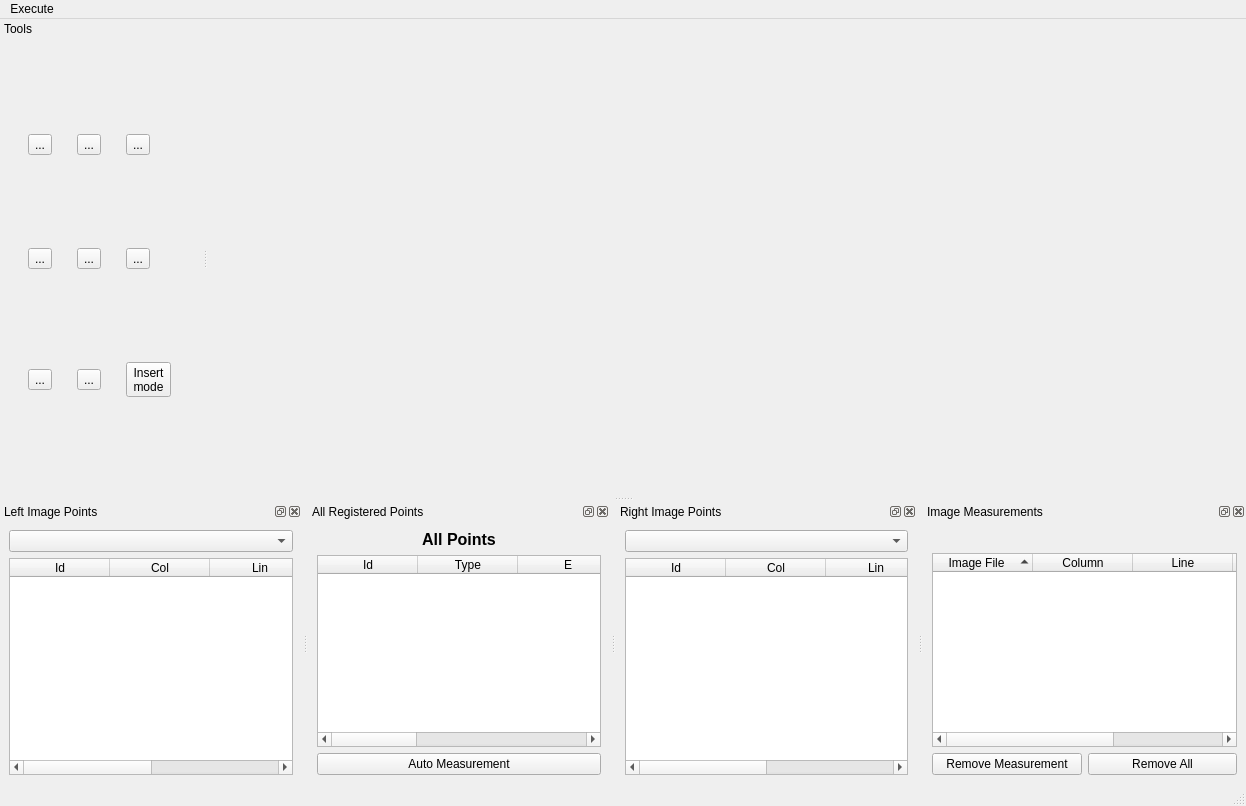
<?xml version="1.0" encoding="UTF-8"?>
<ui version="4.0">
 <class>PTMainWindow</class>
 <widget class="QMainWindow" name="PTMainWindow">
  <property name="geometry">
   <rect>
    <x>0</x>
    <y>0</y>
    <width>1246</width>
    <height>806</height>
   </rect>
  </property>
  <property name="windowTitle">
   <string>MainWindow</string>
  </property>
  <property name="autoFillBackground">
   <bool>true</bool>
  </property>
  <widget class="QWidget" name="centralwidget">
   <property name="maximumSize">
    <size>
     <width>16777215</width>
     <height>16777215</height>
    </size>
   </property>
   <layout class="QHBoxLayout" name="horizontalLayout">
    <item>
     <layout class="QVBoxLayout" name="viewerLayout">
      <property name="sizeConstraint">
       <enum>QLayout::SetNoConstraint</enum>
      </property>
     </layout>
    </item>
   </layout>
  </widget>
  <widget class="QMenuBar" name="menubar">
   <property name="geometry">
    <rect>
     <x>0</x>
     <y>0</y>
     <width>1246</width>
     <height>25</height>
    </rect>
   </property>
   <widget class="QMenu" name="menuExecute">
    <property name="title">
     <string>Execute</string>
    </property>
    <addaction name="actionCalculateFotoTri"/>
   </widget>
   <addaction name="menuExecute"/>
  </widget>
  <widget class="QStatusBar" name="statusBar"/>
  <widget class="QDockWidget" name="leftImageDock">
   <property name="sizePolicy">
    <sizepolicy hsizetype="MinimumExpanding" vsizetype="Preferred">
     <horstretch>0</horstretch>
     <verstretch>0</verstretch>
    </sizepolicy>
   </property>
   <property name="minimumSize">
    <size>
     <width>107</width>
     <height>164</height>
    </size>
   </property>
   <property name="features">
    <set>QDockWidget::AllDockWidgetFeatures</set>
   </property>
   <property name="allowedAreas">
    <set>Qt::BottomDockWidgetArea</set>
   </property>
   <property name="windowTitle">
    <string>Left Image Points</string>
   </property>
   <attribute name="dockWidgetArea">
    <number>8</number>
   </attribute>
   <widget class="QWidget" name="dockWidgetContents_7">
    <layout class="QVBoxLayout" name="verticalLayout">
     <item>
      <widget class="QComboBox" name="leftImageComboBox"/>
     </item>
     <item>
      <widget class="br::uerj::eng::efoto::ETableWidget" name="leftImageTableWidget">
       <property name="focusPolicy">
        <enum>Qt::StrongFocus</enum>
       </property>
       <property name="toolTip">
        <string comment="disambi" extracomment="comment">&lt;!DOCTYPE HTML PUBLIC &quot;-//W3C//DTD HTML 4.0//EN&quot; &quot;http://www.w3.org/TR/REC-html40/strict.dtd&quot;&gt;
&lt;html&gt;&lt;head&gt;&lt;meta name=&quot;qrichtext&quot; content=&quot;1&quot; /&gt;&lt;style type=&quot;text/css&quot;&gt;
p, li { white-space: pre-wrap; }
&lt;/style&gt;&lt;/head&gt;&lt;body style=&quot; font-family:'Sans'; font-size:10pt; font-weight:400; font-style:normal;&quot;&gt;
&lt;p style=&quot; margin-top:0px; margin-bottom:0px; margin-left:0px; margin-right:0px; -qt-block-indent:0; text-indent:0px;&quot;&gt;&lt;span style=&quot; color:#000000;&quot;&gt;Table with image's points&lt;/span&gt;&lt;/p&gt;&lt;/body&gt;&lt;/html&gt;</string>
       </property>
       <property name="editTriggers">
        <set>QAbstractItemView::NoEditTriggers</set>
       </property>
       <property name="showDropIndicator" stdset="0">
        <bool>false</bool>
       </property>
       <property name="dragDropOverwriteMode">
        <bool>false</bool>
       </property>
       <property name="sortingEnabled">
        <bool>true</bool>
       </property>
       <property name="rowCount">
        <number>0</number>
       </property>
       <property name="columnCount">
        <number>4</number>
       </property>
       <column>
        <property name="text">
         <string>Id</string>
        </property>
       </column>
       <column>
        <property name="text">
         <string>Col</string>
        </property>
       </column>
       <column>
        <property name="text">
         <string>Lin</string>
        </property>
       </column>
       <column>
        <property name="text">
         <string>key</string>
        </property>
       </column>
      </widget>
     </item>
    </layout>
   </widget>
  </widget>
  <widget class="QDockWidget" name="pointsDock">
   <property name="sizePolicy">
    <sizepolicy hsizetype="MinimumExpanding" vsizetype="Preferred">
     <horstretch>0</horstretch>
     <verstretch>0</verstretch>
    </sizepolicy>
   </property>
   <property name="minimumSize">
    <size>
     <width>259</width>
     <height>187</height>
    </size>
   </property>
   <property name="features">
    <set>QDockWidget::AllDockWidgetFeatures</set>
   </property>
   <property name="allowedAreas">
    <set>Qt::BottomDockWidgetArea</set>
   </property>
   <property name="windowTitle">
    <string>All Registered Points</string>
   </property>
   <attribute name="dockWidgetArea">
    <number>8</number>
   </attribute>
   <widget class="QWidget" name="dockWidgetContents_8">
    <layout class="QVBoxLayout" name="verticalLayout_2">
     <item>
      <widget class="QLabel" name="label_2">
       <property name="sizePolicy">
        <sizepolicy hsizetype="Minimum" vsizetype="Preferred">
         <horstretch>0</horstretch>
         <verstretch>0</verstretch>
        </sizepolicy>
       </property>
       <property name="text">
        <string>&lt;!DOCTYPE HTML PUBLIC &quot;-//W3C//DTD HTML 4.0//EN&quot; &quot;http://www.w3.org/TR/REC-html40/strict.dtd&quot;&gt;
&lt;html&gt;&lt;head&gt;&lt;meta name=&quot;qrichtext&quot; content=&quot;1&quot; /&gt;&lt;style type=&quot;text/css&quot;&gt;
p, li { white-space: pre-wrap; }
&lt;/style&gt;&lt;/head&gt;&lt;body style=&quot; font-family:'MS Shell Dlg 2'; font-size:8.25pt; font-weight:400; font-style:normal;&quot;&gt;
&lt;p align=&quot;center&quot; style=&quot; margin-top:0px; margin-bottom:0px; margin-left:0px; margin-right:0px; -qt-block-indent:0; text-indent:0px;&quot;&gt;&lt;span style=&quot; font-size:12pt; font-weight:600;&quot;&gt;All Points&lt;/span&gt;&lt;/p&gt;&lt;/body&gt;&lt;/html&gt;</string>
       </property>
      </widget>
     </item>
     <item>
      <widget class="br::uerj::eng::efoto::ETableWidget" name="pointsTableWidget">
       <property name="toolTip">
        <string>&lt;!DOCTYPE HTML PUBLIC &quot;-//W3C//DTD HTML 4.0//EN&quot; &quot;http://www.w3.org/TR/REC-html40/strict.dtd&quot;&gt;
&lt;html&gt;&lt;head&gt;&lt;meta name=&quot;qrichtext&quot; content=&quot;1&quot; /&gt;&lt;style type=&quot;text/css&quot;&gt;
p, li { white-space: pre-wrap; }
&lt;/style&gt;&lt;/head&gt;&lt;body style=&quot; font-family:'Sans'; font-size:10pt; font-weight:400; font-style:normal;&quot;&gt;
&lt;p style=&quot; margin-top:0px; margin-bottom:0px; margin-left:0px; margin-right:0px; -qt-block-indent:0; text-indent:0px;&quot;&gt;&lt;span style=&quot; color:#000000;&quot;&gt;Table with all points&lt;/span&gt;&lt;/p&gt;&lt;/body&gt;&lt;/html&gt;</string>
       </property>
       <property name="sortingEnabled">
        <bool>true</bool>
       </property>
       <property name="rowCount">
        <number>0</number>
       </property>
       <property name="columnCount">
        <number>6</number>
       </property>
       <column>
        <property name="text">
         <string>Id</string>
        </property>
       </column>
       <column>
        <property name="text">
         <string>Type</string>
        </property>
       </column>
       <column>
        <property name="text">
         <string>E</string>
        </property>
       </column>
       <column>
        <property name="text">
         <string>N</string>
        </property>
       </column>
       <column>
        <property name="text">
         <string>H</string>
        </property>
       </column>
       <column>
        <property name="text">
         <string>keys</string>
        </property>
       </column>
      </widget>
     </item>
     <item>
      <widget class="QPushButton" name="autoMeasurementButton">
       <property name="text">
        <string>Auto Measurement</string>
       </property>
      </widget>
     </item>
    </layout>
   </widget>
  </widget>
  <widget class="QDockWidget" name="rightImageDock">
   <property name="sizePolicy">
    <sizepolicy hsizetype="MinimumExpanding" vsizetype="Preferred">
     <horstretch>0</horstretch>
     <verstretch>0</verstretch>
    </sizepolicy>
   </property>
   <property name="minimumSize">
    <size>
     <width>107</width>
     <height>164</height>
    </size>
   </property>
   <property name="features">
    <set>QDockWidget::AllDockWidgetFeatures</set>
   </property>
   <property name="allowedAreas">
    <set>Qt::BottomDockWidgetArea</set>
   </property>
   <property name="windowTitle">
    <string>Right Image Points</string>
   </property>
   <attribute name="dockWidgetArea">
    <number>8</number>
   </attribute>
   <widget class="QWidget" name="dockWidgetContents_9">
    <layout class="QVBoxLayout" name="verticalLayout_3">
     <item>
      <widget class="QComboBox" name="rightImageComboBox"/>
     </item>
     <item>
      <widget class="br::uerj::eng::efoto::ETableWidget" name="rightImageTableWidget">
       <property name="toolTip">
        <string>&lt;!DOCTYPE HTML PUBLIC &quot;-//W3C//DTD HTML 4.0//EN&quot; &quot;http://www.w3.org/TR/REC-html40/strict.dtd&quot;&gt;
&lt;html&gt;&lt;head&gt;&lt;meta name=&quot;qrichtext&quot; content=&quot;1&quot; /&gt;&lt;style type=&quot;text/css&quot;&gt;
p, li { white-space: pre-wrap; }
&lt;/style&gt;&lt;/head&gt;&lt;body style=&quot; font-family:'Sans'; font-size:10pt; font-weight:400; font-style:normal;&quot;&gt;
&lt;p style=&quot; margin-top:0px; margin-bottom:0px; margin-left:0px; margin-right:0px; -qt-block-indent:0; text-indent:0px;&quot;&gt;&lt;span style=&quot; color:#000000;&quot;&gt;Table with image's points&lt;/span&gt;&lt;/p&gt;&lt;/body&gt;&lt;/html&gt;</string>
       </property>
       <property name="sortingEnabled">
        <bool>true</bool>
       </property>
       <property name="rowCount">
        <number>0</number>
       </property>
       <property name="columnCount">
        <number>4</number>
       </property>
       <column>
        <property name="text">
         <string>Id</string>
        </property>
       </column>
       <column>
        <property name="text">
         <string>Col</string>
        </property>
       </column>
       <column>
        <property name="text">
         <string>Lin</string>
        </property>
       </column>
       <column>
        <property name="text">
         <string>Key</string>
        </property>
       </column>
      </widget>
     </item>
    </layout>
   </widget>
  </widget>
  <widget class="QDockWidget" name="toolsDockWidget">
   <property name="sizePolicy">
    <sizepolicy hsizetype="Minimum" vsizetype="Minimum">
     <horstretch>0</horstretch>
     <verstretch>0</verstretch>
    </sizepolicy>
   </property>
   <property name="minimumSize">
    <size>
     <width>202</width>
     <height>177</height>
    </size>
   </property>
   <property name="maximumSize">
    <size>
     <width>500</width>
     <height>524287</height>
    </size>
   </property>
   <property name="baseSize">
    <size>
     <width>200</width>
     <height>300</height>
    </size>
   </property>
   <property name="features">
    <set>QDockWidget::DockWidgetMovable</set>
   </property>
   <property name="allowedAreas">
    <set>Qt::LeftDockWidgetArea|Qt::RightDockWidgetArea</set>
   </property>
   <property name="windowTitle">
    <string>Tools</string>
   </property>
   <attribute name="dockWidgetArea">
    <number>1</number>
   </attribute>
   <widget class="QWidget" name="dockWidgetContents_2">
    <layout class="QGridLayout" name="gridLayout">
     <item row="0" column="0">
      <widget class="QToolButton" name="markToolButton">
       <property name="toolTip">
        <string>&lt;!DOCTYPE HTML PUBLIC &quot;-//W3C//DTD HTML 4.0//EN&quot; &quot;http://www.w3.org/TR/REC-html40/strict.dtd&quot;&gt;
&lt;html&gt;&lt;head&gt;&lt;meta name=&quot;qrichtext&quot; content=&quot;1&quot; /&gt;&lt;style type=&quot;text/css&quot;&gt;
p, li { white-space: pre-wrap; }
&lt;/style&gt;&lt;/head&gt;&lt;body style=&quot; font-family:'Ubuntu'; font-size:11pt; font-weight:400; font-style:normal;&quot;&gt;
&lt;p style=&quot; margin-top:0px; margin-bottom:0px; margin-left:0px; margin-right:0px; -qt-block-indent:0; text-indent:0px;&quot;&gt;&lt;span style=&quot; font-family:'Sans'; font-size:8pt; font-weight:600; color:#000000;&quot;&gt;Create a photogrammetric point in project&lt;/span&gt;&lt;/p&gt;&lt;/body&gt;&lt;/html&gt;</string>
       </property>
       <property name="text">
        <string>...</string>
       </property>
       <property name="icon">
        <iconset resource="../resource/resource.qrc">
         <normaloff>:/icon/addmark.png</normaloff>:/icon/addmark.png</iconset>
       </property>
       <property name="iconSize">
        <size>
         <width>32</width>
         <height>32</height>
        </size>
       </property>
      </widget>
     </item>
     <item row="0" column="1">
      <widget class="QToolButton" name="flightDirectionToolButton">
       <property name="text">
        <string>...</string>
       </property>
       <property name="icon">
        <iconset resource="../resource/resource.qrc">
         <normaloff>:/icon/fd.png</normaloff>:/icon/fd.png</iconset>
       </property>
       <property name="iconSize">
        <size>
         <width>32</width>
         <height>32</height>
        </size>
       </property>
      </widget>
     </item>
     <item row="0" column="2">
      <widget class="QToolButton" name="calculateFotoTriToolButton">
       <property name="toolTip">
        <string>&lt;html&gt;&lt;head/&gt;&lt;body&gt;&lt;p&gt;&lt;span style=&quot; font-size:8pt; font-weight:600;&quot;&gt;Execute photo-triangulation&lt;/span&gt;&lt;/p&gt;&lt;/body&gt;&lt;/html&gt;</string>
       </property>
       <property name="text">
        <string>...</string>
       </property>
       <property name="icon">
        <iconset resource="../resource/resource.qrc">
         <normaloff>:/icon/exterior.png</normaloff>:/icon/exterior.png</iconset>
       </property>
       <property name="iconSize">
        <size>
         <width>32</width>
         <height>32</height>
        </size>
       </property>
      </widget>
     </item>
     <item row="1" column="0">
      <widget class="QToolButton" name="saveMarksButton">
       <property name="toolTip">
        <string>&lt;!DOCTYPE HTML PUBLIC &quot;-//W3C//DTD HTML 4.0//EN&quot; &quot;http://www.w3.org/TR/REC-html40/strict.dtd&quot;&gt;
&lt;html&gt;&lt;head&gt;&lt;meta name=&quot;qrichtext&quot; content=&quot;1&quot; /&gt;&lt;style type=&quot;text/css&quot;&gt;
p, li { white-space: pre-wrap; }
&lt;/style&gt;&lt;/head&gt;&lt;body style=&quot; font-family:'Ubuntu'; font-size:11pt; font-weight:400; font-style:normal;&quot;&gt;
&lt;p style=&quot; margin-top:0px; margin-bottom:0px; margin-left:0px; margin-right:0px; -qt-block-indent:0; text-indent:0px;&quot;&gt;&lt;span style=&quot; font-family:'MS Shell Dlg 2'; font-size:8pt; font-weight:600; color:#000000;&quot;&gt;Save measurements&lt;/span&gt;&lt;/p&gt;&lt;/body&gt;&lt;/html&gt;</string>
       </property>
       <property name="text">
        <string>...</string>
       </property>
       <property name="icon">
        <iconset resource="../resource/resource.qrc">
         <normaloff>:/icon/filesave</normaloff>:/icon/filesave</iconset>
       </property>
       <property name="iconSize">
        <size>
         <width>32</width>
         <height>32</height>
        </size>
       </property>
      </widget>
     </item>
     <item row="1" column="1">
      <widget class="QToolButton" name="viewReportToolButton">
       <property name="toolTip">
        <string>&lt;html&gt;&lt;head/&gt;&lt;body&gt;&lt;p&gt;&lt;span style=&quot; font-size:8pt; font-weight:600;&quot;&gt;View calculated exterior orientation parameters&lt;/span&gt;&lt;/p&gt;&lt;/body&gt;&lt;/html&gt;</string>
       </property>
       <property name="text">
        <string>...</string>
       </property>
       <property name="icon">
        <iconset resource="../resource/resource.qrc">
         <normaloff>:/icon/table.png</normaloff>:/icon/table.png</iconset>
       </property>
       <property name="iconSize">
        <size>
         <width>32</width>
         <height>32</height>
        </size>
       </property>
      </widget>
     </item>
     <item row="1" column="2">
      <widget class="QToolButton" name="exportToKmlButton">
       <property name="toolTip">
        <string>&lt;!DOCTYPE HTML PUBLIC &quot;-//W3C//DTD HTML 4.0//EN&quot; &quot;http://www.w3.org/TR/REC-html40/strict.dtd&quot;&gt;
&lt;html&gt;&lt;head&gt;&lt;meta name=&quot;qrichtext&quot; content=&quot;1&quot; /&gt;&lt;style type=&quot;text/css&quot;&gt;
p, li { white-space: pre-wrap; }
&lt;/style&gt;&lt;/head&gt;&lt;body style=&quot; font-family:'Ubuntu'; font-size:11pt; font-weight:400; font-style:normal;&quot;&gt;
&lt;p style=&quot; margin-top:0px; margin-bottom:0px; margin-left:0px; margin-right:0px; -qt-block-indent:0; text-indent:0px;&quot;&gt;&lt;span style=&quot; font-family:'MS Shell Dlg 2'; font-size:8pt; font-weight:600; color:#000000;&quot;&gt;Make a kml file displaying ground coordinates and image footprints&lt;/span&gt;&lt;/p&gt;&lt;/body&gt;&lt;/html&gt;</string>
       </property>
       <property name="text">
        <string>...</string>
       </property>
       <property name="icon">
        <iconset resource="../resource/resource.qrc">
         <normaloff>:/icon/exportKMLIcon.png</normaloff>:/icon/exportKMLIcon.png</iconset>
       </property>
       <property name="iconSize">
        <size>
         <width>32</width>
         <height>32</height>
        </size>
       </property>
      </widget>
     </item>
     <item row="2" column="0">
      <widget class="QToolButton" name="reportButton">
       <property name="toolTip">
        <string>&lt;!DOCTYPE HTML PUBLIC &quot;-//W3C//DTD HTML 4.0//EN&quot; &quot;http://www.w3.org/TR/REC-html40/strict.dtd&quot;&gt;
&lt;html&gt;&lt;head&gt;&lt;meta name=&quot;qrichtext&quot; content=&quot;1&quot; /&gt;&lt;style type=&quot;text/css&quot;&gt;
p, li { white-space: pre-wrap; }
&lt;/style&gt;&lt;/head&gt;&lt;body style=&quot; font-family:'Ubuntu'; font-size:11pt; font-weight:400; font-style:normal;&quot;&gt;
&lt;p style=&quot; margin-top:0px; margin-bottom:0px; margin-left:0px; margin-right:0px; -qt-block-indent:0; text-indent:0px;&quot;&gt;&lt;span style=&quot; font-family:'MS Shell Dlg 2'; font-size:8pt; font-weight:600; color:#000000;&quot;&gt;Photo-triangulation report &lt;/span&gt;&lt;/p&gt;&lt;/body&gt;&lt;/html&gt;</string>
       </property>
       <property name="text">
        <string>...</string>
       </property>
       <property name="icon">
        <iconset resource="../resource/resource.qrc">
         <normaloff>:/icon/report.png</normaloff>:/icon/report.png</iconset>
       </property>
       <property name="iconSize">
        <size>
         <width>32</width>
         <height>32</height>
        </size>
       </property>
      </widget>
     </item>
     <item row="2" column="1">
      <widget class="QToolButton" name="doneButton">
       <property name="toolTip">
        <string>&lt;!DOCTYPE HTML PUBLIC &quot;-//W3C//DTD HTML 4.0//EN&quot; &quot;http://www.w3.org/TR/REC-html40/strict.dtd&quot;&gt;
&lt;html&gt;&lt;head&gt;&lt;meta name=&quot;qrichtext&quot; content=&quot;1&quot; /&gt;&lt;style type=&quot;text/css&quot;&gt;
p, li { white-space: pre-wrap; }
&lt;/style&gt;&lt;/head&gt;&lt;body style=&quot; font-family:'Ubuntu'; font-size:11pt; font-weight:400; font-style:normal;&quot;&gt;
&lt;p style=&quot; margin-top:0px; margin-bottom:0px; margin-left:0px; margin-right:0px; -qt-block-indent:0; text-indent:0px;&quot;&gt;&lt;span style=&quot; font-family:'MS Shell Dlg 2'; font-size:8pt; font-weight:600; color:#000000;&quot;&gt;Done &lt;/span&gt;&lt;/p&gt;&lt;/body&gt;&lt;/html&gt;</string>
       </property>
       <property name="text">
        <string>...</string>
       </property>
       <property name="icon">
        <iconset resource="../resource/resource.qrc">
         <normaloff>:/icon/done.png</normaloff>:/icon/done.png</iconset>
       </property>
       <property name="iconSize">
        <size>
         <width>32</width>
         <height>32</height>
        </size>
       </property>
      </widget>
     </item>
     <item row="2" column="2">
      <widget class="QToolButton" name="insertPointInButton">
       <property name="toolTip">
        <string>&lt;!DOCTYPE HTML PUBLIC &quot;-//W3C//DTD HTML 4.0//EN&quot; &quot;http://www.w3.org/TR/REC-html40/strict.dtd&quot;&gt;
&lt;html&gt;&lt;head&gt;&lt;meta name=&quot;qrichtext&quot; content=&quot;1&quot; /&gt;&lt;style type=&quot;text/css&quot;&gt;
p, li { white-space: pre-wrap; }
&lt;/style&gt;&lt;/head&gt;&lt;body style=&quot; font-family:'Sans'; font-size:10pt; font-weight:400; font-style:normal;&quot;&gt;
&lt;p style=&quot; margin-top:0px; margin-bottom:0px; margin-left:0px; margin-right:0px; -qt-block-indent:0; text-indent:0px;&quot;&gt;&lt;span style=&quot; color:#000000;&quot;&gt;Change to insertion mode to ON or OFF&lt;/span&gt;&lt;/p&gt;&lt;/body&gt;&lt;/html&gt;</string>
       </property>
       <property name="statusTip">
        <string/>
       </property>
       <property name="text">
        <string>Insert
mode</string>
       </property>
       <property name="checkable">
        <bool>true</bool>
       </property>
       <property name="popupMode">
        <enum>QToolButton::InstantPopup</enum>
       </property>
       <property name="toolButtonStyle">
        <enum>Qt::ToolButtonTextOnly</enum>
       </property>
       <property name="autoRaise">
        <bool>false</bool>
       </property>
       <property name="arrowType">
        <enum>Qt::LeftArrow</enum>
       </property>
      </widget>
     </item>
    </layout>
   </widget>
  </widget>
  <widget class="QDockWidget" name="appearancesImagesDock">
   <property name="sizePolicy">
    <sizepolicy hsizetype="MinimumExpanding" vsizetype="Minimum">
     <horstretch>0</horstretch>
     <verstretch>0</verstretch>
    </sizepolicy>
   </property>
   <property name="minimumSize">
    <size>
     <width>293</width>
     <height>218</height>
    </size>
   </property>
   <property name="windowTitle">
    <string>Image Measurements</string>
   </property>
   <attribute name="dockWidgetArea">
    <number>8</number>
   </attribute>
   <widget class="QWidget" name="dockWidgetContents">
    <layout class="QVBoxLayout" name="verticalLayout_4">
     <item>
      <widget class="QLabel" name="pointIdLabel">
       <property name="sizePolicy">
        <sizepolicy hsizetype="Preferred" vsizetype="Fixed">
         <horstretch>0</horstretch>
         <verstretch>0</verstretch>
        </sizepolicy>
       </property>
       <property name="minimumSize">
        <size>
         <width>0</width>
         <height>17</height>
        </size>
       </property>
       <property name="maximumSize">
        <size>
         <width>16777215</width>
         <height>17</height>
        </size>
       </property>
       <property name="text">
        <string/>
       </property>
       <property name="alignment">
        <set>Qt::AlignCenter</set>
       </property>
      </widget>
     </item>
     <item>
      <widget class="QTreeWidget" name="imagesPointTreeWidget">
       <property name="sizePolicy">
        <sizepolicy hsizetype="Preferred" vsizetype="Preferred">
         <horstretch>0</horstretch>
         <verstretch>0</verstretch>
        </sizepolicy>
       </property>
       <property name="minimumSize">
        <size>
         <width>0</width>
         <height>0</height>
        </size>
       </property>
       <property name="maximumSize">
        <size>
         <width>16777215</width>
         <height>16777215</height>
        </size>
       </property>
       <property name="autoScroll">
        <bool>true</bool>
       </property>
       <property name="editTriggers">
        <set>QAbstractItemView::NoEditTriggers</set>
       </property>
       <property name="showDropIndicator" stdset="0">
        <bool>false</bool>
       </property>
       <property name="dragDropMode">
        <enum>QAbstractItemView::NoDragDrop</enum>
       </property>
       <property name="alternatingRowColors">
        <bool>true</bool>
       </property>
       <property name="selectionMode">
        <enum>QAbstractItemView::SingleSelection</enum>
       </property>
       <property name="indentation">
        <number>0</number>
       </property>
       <property name="rootIsDecorated">
        <bool>true</bool>
       </property>
       <property name="uniformRowHeights">
        <bool>true</bool>
       </property>
       <property name="itemsExpandable">
        <bool>true</bool>
       </property>
       <property name="sortingEnabled">
        <bool>true</bool>
       </property>
       <property name="animated">
        <bool>true</bool>
       </property>
       <property name="wordWrap">
        <bool>true</bool>
       </property>
       <property name="columnCount">
        <number>5</number>
       </property>
       <attribute name="headerShowSortIndicator" stdset="0">
        <bool>true</bool>
       </attribute>
       <attribute name="headerStretchLastSection">
        <bool>true</bool>
       </attribute>
       <column>
        <property name="text">
         <string>Image File</string>
        </property>
        <property name="textAlignment">
         <set>AlignHCenter|AlignVCenter|AlignCenter</set>
        </property>
       </column>
       <column>
        <property name="text">
         <string notr="true">Column</string>
        </property>
        <property name="textAlignment">
         <set>AlignHCenter|AlignVCenter|AlignCenter</set>
        </property>
       </column>
       <column>
        <property name="text">
         <string notr="true">Line</string>
        </property>
        <property name="textAlignment">
         <set>AlignHCenter|AlignVCenter|AlignCenter</set>
        </property>
       </column>
       <column>
        <property name="text">
         <string notr="true">Image Key</string>
        </property>
        <property name="textAlignment">
         <set>AlignHCenter|AlignVCenter|AlignCenter</set>
        </property>
       </column>
       <column>
        <property name="text">
         <string>Point Key</string>
        </property>
       </column>
      </widget>
     </item>
     <item>
      <layout class="QHBoxLayout" name="horizontalLayout_2">
       <item>
        <widget class="QPushButton" name="removeButton">
         <property name="text">
          <string>Remove Measurement</string>
         </property>
        </widget>
       </item>
       <item>
        <widget class="QPushButton" name="removeAllButton">
         <property name="text">
          <string>Remove All</string>
         </property>
        </widget>
       </item>
      </layout>
     </item>
    </layout>
   </widget>
  </widget>
  <action name="actionSet_Mark">
   <property name="checkable">
    <bool>true</bool>
   </property>
   <property name="icon">
    <iconset>
     <normaloff>:/icon/mark.png</normaloff>:/icon/mark.png</iconset>
   </property>
   <property name="text">
    <string>actionSet_Mark</string>
   </property>
   <property name="toolTip">
    <string>&lt;!DOCTYPE HTML PUBLIC &quot;-//W3C//DTD HTML 4.0//EN&quot; &quot;http://www.w3.org/TR/REC-html40/strict.dtd&quot;&gt;
&lt;html&gt;&lt;head&gt;&lt;meta name=&quot;qrichtext&quot; content=&quot;1&quot; /&gt;&lt;style type=&quot;text/css&quot;&gt;
p, li { white-space: pre-wrap; }
&lt;/style&gt;&lt;/head&gt;&lt;body style=&quot; font-family:'Sans'; font-size:10pt; font-weight:400; font-style:normal;&quot;&gt;
&lt;p style=&quot; margin-top:0px; margin-bottom:0px; margin-left:0px; margin-right:0px; -qt-block-indent:0; text-indent:0px;&quot;&gt;&lt;span style=&quot; color:#000000;&quot;&gt;Mark point in image&lt;/span&gt;&lt;/p&gt;&lt;/body&gt;&lt;/html&gt;</string>
   </property>
   <property name="iconVisibleInMenu">
    <bool>false</bool>
   </property>
   <property name="priority">
    <enum>QAction::LowPriority</enum>
   </property>
  </action>
  <action name="actionMove">
   <property name="checkable">
    <bool>true</bool>
   </property>
   <property name="icon">
    <iconset resource="../resource/resource.qrc">
     <normaloff>:/icon/move.png</normaloff>:/icon/move.png</iconset>
   </property>
   <property name="text">
    <string>move</string>
   </property>
   <property name="toolTip">
    <string>&lt;!DOCTYPE HTML PUBLIC &quot;-//W3C//DTD HTML 4.0//EN&quot; &quot;http://www.w3.org/TR/REC-html40/strict.dtd&quot;&gt;
&lt;html&gt;&lt;head&gt;&lt;meta name=&quot;qrichtext&quot; content=&quot;1&quot; /&gt;&lt;style type=&quot;text/css&quot;&gt;
p, li { white-space: pre-wrap; }
&lt;/style&gt;&lt;/head&gt;&lt;body style=&quot; font-family:'Sans'; font-size:10pt; font-weight:400; font-style:normal;&quot;&gt;
&lt;p style=&quot; margin-top:0px; margin-bottom:0px; margin-left:0px; margin-right:0px; -qt-block-indent:0; text-indent:0px;&quot;&gt;&lt;span style=&quot; color:#000000;&quot;&gt;Move a image&lt;/span&gt;&lt;/p&gt;&lt;/body&gt;&lt;/html&gt;</string>
   </property>
  </action>
  <action name="actionZoom">
   <property name="checkable">
    <bool>true</bool>
   </property>
   <property name="icon">
    <iconset resource="../resource/resource.qrc">
     <normaloff>:/icon/find.png</normaloff>:/icon/find.png</iconset>
   </property>
   <property name="text">
    <string>zoom</string>
   </property>
   <property name="toolTip">
    <string>&lt;!DOCTYPE HTML PUBLIC &quot;-//W3C//DTD HTML 4.0//EN&quot; &quot;http://www.w3.org/TR/REC-html40/strict.dtd&quot;&gt;
&lt;html&gt;&lt;head&gt;&lt;meta name=&quot;qrichtext&quot; content=&quot;1&quot; /&gt;&lt;style type=&quot;text/css&quot;&gt;
p, li { white-space: pre-wrap; }
&lt;/style&gt;&lt;/head&gt;&lt;body style=&quot; font-family:'Sans'; font-size:10pt; font-weight:400; font-style:normal;&quot;&gt;
&lt;p style=&quot; margin-top:0px; margin-bottom:0px; margin-left:0px; margin-right:0px; -qt-block-indent:0; text-indent:0px;&quot;&gt;&lt;span style=&quot; color:#000000;&quot;&gt;Zoom in image&lt;/span&gt;&lt;/p&gt;&lt;/body&gt;&lt;/html&gt;</string>
   </property>
  </action>
  <action name="actionFit_View">
   <property name="icon">
    <iconset resource="../resource/resource.qrc">
     <normaloff>:/icon/fit.png</normaloff>:/icon/fit.png</iconset>
   </property>
   <property name="text">
    <string>fit</string>
   </property>
   <property name="toolTip">
    <string>&lt;!DOCTYPE HTML PUBLIC &quot;-//W3C//DTD HTML 4.0//EN&quot; &quot;http://www.w3.org/TR/REC-html40/strict.dtd&quot;&gt;
&lt;html&gt;&lt;head&gt;&lt;meta name=&quot;qrichtext&quot; content=&quot;1&quot; /&gt;&lt;style type=&quot;text/css&quot;&gt;
p, li { white-space: pre-wrap; }
&lt;/style&gt;&lt;/head&gt;&lt;body style=&quot; font-family:'Sans'; font-size:10pt; font-weight:400; font-style:normal;&quot;&gt;
&lt;p style=&quot; margin-top:0px; margin-bottom:0px; margin-left:0px; margin-right:0px; -qt-block-indent:0; text-indent:0px;&quot;&gt;&lt;span style=&quot; color:#000000;&quot;&gt;Fit image in all possible area&lt;/span&gt;&lt;/p&gt;&lt;/body&gt;&lt;/html&gt;</string>
   </property>
  </action>
  <action name="actionFoto_Tri">
   <property name="icon">
    <iconset resource="../resource/resource.qrc">
     <normaloff>:/icon/exterior.png</normaloff>:/icon/exterior.png</iconset>
   </property>
   <property name="text">
    <string>fotoTri</string>
   </property>
   <property name="toolTip">
    <string>&lt;!DOCTYPE HTML PUBLIC &quot;-//W3C//DTD HTML 4.0//EN&quot; &quot;http://www.w3.org/TR/REC-html40/strict.dtd&quot;&gt;
&lt;html&gt;&lt;head&gt;&lt;meta name=&quot;qrichtext&quot; content=&quot;1&quot; /&gt;&lt;style type=&quot;text/css&quot;&gt;
p, li { white-space: pre-wrap; }
&lt;/style&gt;&lt;/head&gt;&lt;body style=&quot; font-family:'Sans'; font-size:10pt; font-weight:400; font-style:normal;&quot;&gt;
&lt;p style=&quot; margin-top:0px; margin-bottom:0px; margin-left:0px; margin-right:0px; -qt-block-indent:0; text-indent:0px;&quot;&gt;&lt;span style=&quot; color:#000000;&quot;&gt;Run PhotoTriangulation&lt;/span&gt;&lt;/p&gt;&lt;/body&gt;&lt;/html&gt;</string>
   </property>
  </action>
  <action name="actionView_Report">
   <property name="icon">
    <iconset resource="../resource/resource.qrc">
     <normaloff>:/icon/table.png</normaloff>:/icon/table.png</iconset>
   </property>
   <property name="text">
    <string>viewReport</string>
   </property>
   <property name="toolTip">
    <string>&lt;!DOCTYPE HTML PUBLIC &quot;-//W3C//DTD HTML 4.0//EN&quot; &quot;http://www.w3.org/TR/REC-html40/strict.dtd&quot;&gt;
&lt;html&gt;&lt;head&gt;&lt;meta name=&quot;qrichtext&quot; content=&quot;1&quot; /&gt;&lt;style type=&quot;text/css&quot;&gt;
p, li { white-space: pre-wrap; }
&lt;/style&gt;&lt;/head&gt;&lt;body style=&quot; font-family:'Sans'; font-size:10pt; font-weight:400; font-style:normal;&quot;&gt;
&lt;p style=&quot; margin-top:0px; margin-bottom:0px; margin-left:0px; margin-right:0px; -qt-block-indent:0; text-indent:0px;&quot;&gt;&lt;span style=&quot; color:#000000;&quot;&gt;See the results/report&lt;/span&gt;&lt;/p&gt;&lt;/body&gt;&lt;/html&gt;</string>
   </property>
  </action>
  <action name="actionFlightDirection">
   <property name="checkable">
    <bool>true</bool>
   </property>
   <property name="icon">
    <iconset resource="../resource/resource.qrc">
     <normaloff>:/icon/fd.png</normaloff>:/icon/fd.png</iconset>
   </property>
   <property name="text">
    <string>flightdirection</string>
   </property>
   <property name="toolTip">
    <string>&lt;!DOCTYPE HTML PUBLIC &quot;-//W3C//DTD HTML 4.0//EN&quot; &quot;http://www.w3.org/TR/REC-html40/strict.dtd&quot;&gt;
&lt;html&gt;&lt;head&gt;&lt;meta name=&quot;qrichtext&quot; content=&quot;1&quot; /&gt;&lt;style type=&quot;text/css&quot;&gt;
p, li { white-space: pre-wrap; }
&lt;/style&gt;&lt;/head&gt;&lt;body style=&quot; font-family:'Sans'; font-size:10pt; font-weight:400; font-style:normal;&quot;&gt;
&lt;p style=&quot; margin-top:0px; margin-bottom:0px; margin-left:0px; margin-right:0px; -qt-block-indent:0; text-indent:0px;&quot;&gt;&lt;span style=&quot; color:#000000;&quot;&gt;Indicates flight's direction&lt;/span&gt;&lt;/p&gt;&lt;/body&gt;&lt;/html&gt;</string>
   </property>
  </action>
  <action name="actionCalculateFotoTri">
   <property name="text">
    <string>Calculate</string>
   </property>
   <property name="toolTip">
    <string>Calculate PhotoTriangulation</string>
   </property>
   <property name="shortcut">
    <string>Alt+F</string>
   </property>
  </action>
 </widget>
 <customwidgets>
  <customwidget>
   <class>br::uerj::eng::efoto::ETableWidget</class>
   <extends>QTableWidget</extends>
   <header>ETableWidget.h</header>
  </customwidget>
 </customwidgets>
 <resources>
  <include location="../resource/resource.qrc"/>
 </resources>
 <connections/>
</ui>
